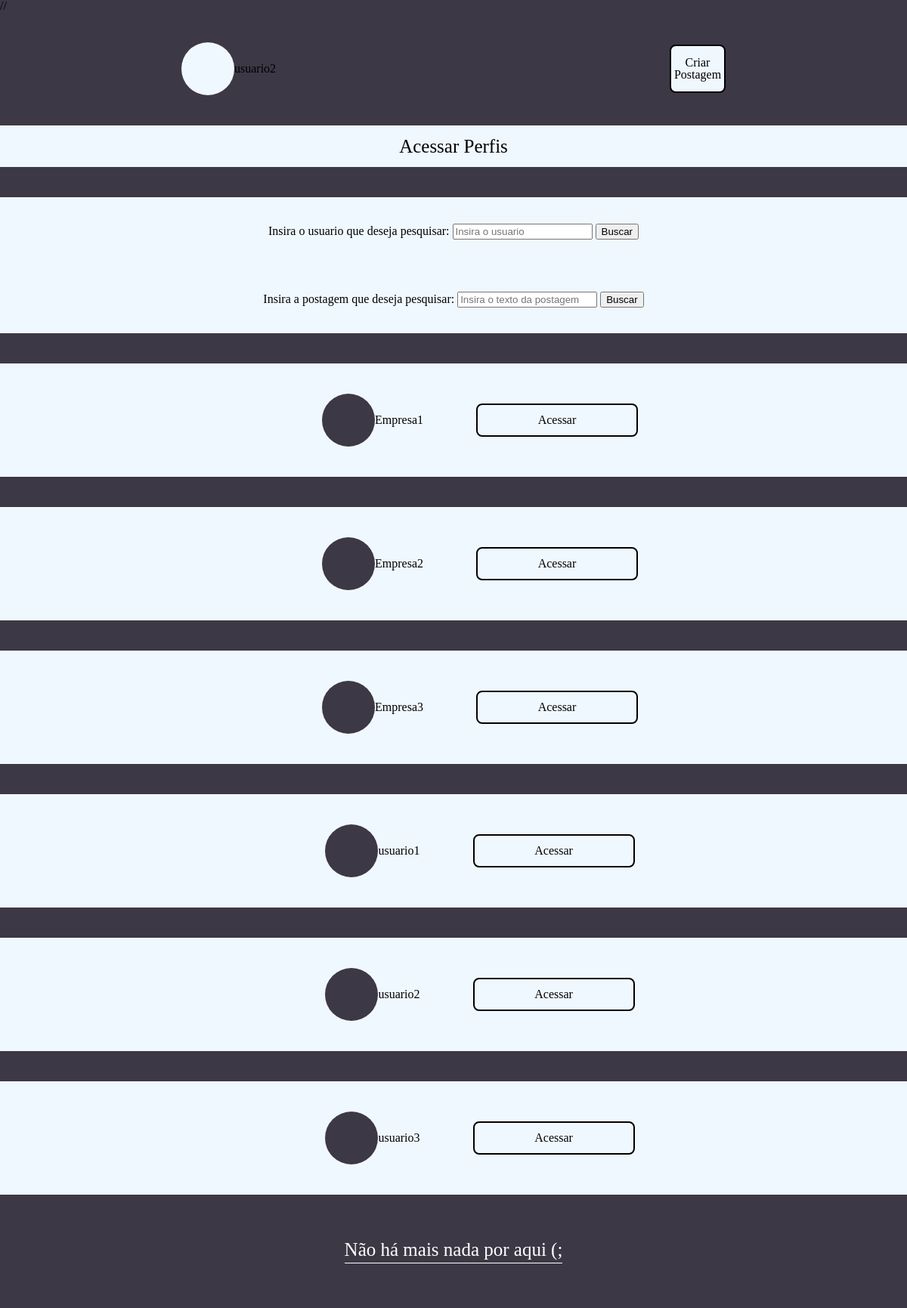
The app's page /homelogged.php (signed in) with its own data.
### tables this page shows
CREATE TABLE `profissional` (
  `idPerfPfk` int(11) NOT NULL,
  `nomeFantasia` varchar(255) NOT NULL,
  `dataCriacao` varchar(12) NOT NULL,
  `contato` varchar(255) NOT NULL
);

CREATE TABLE `perfil` (
  `idPerf` int(11) NOT NULL,
  `userName` varchar(255) NOT NULL,
  `senha` varchar(255) NOT NULL
);

CREATE TABLE `pessoal` (
  `idPerfPfk` int(11) NOT NULL,
  `nome` varchar(255) NOT NULL,
  `aniversario` varchar(12) NOT NULL,
  `descricao` varchar(255) NOT NULL
);

### classes/Perfil.class.php (called while the page is built, shortened)
<?php
class Perfil {
    private $idPerf;
    private $userName;
    public function __construct($userName = "", $senha = "") {
        $this->userName = $userName;
    }
    public function getUserName() {
        return $this->userName;
    }
    public function getId(){
        return $this->idPerf;
    }
    public function setId($id){
        $this->idPerf = $id;
    }
}
?>

### controlClasses/PerfilProfissionalControl.class.php (called while the page is built, shortened)
<?php
class PerfProfControl{
    private $conexao;
    public function __construct($baseDados) {
        $this->conexao = $baseDados;
    }
    public function listar() {
        $sql = "SELECT * FROM profissional";
        $result = $this->conexao->query($sql);
        $perfis = array();
        if ($result->num_rows > 0) {
            while ($row = $result->fetch_assoc()) {
                $perfis[] = $this->buscarPorId($row["idPerfPfk"]);
            }
        }
        return $perfis;
    }
    public function buscarPorId($id)
    {
        $sql = "SELECT * FROM perfil WHERE idPerf = $id";
        $result = $this->conexao->query($sql);
        $sql2 = "SELECT * FROM profissional WHERE idPerfPfk = $id";
        $result2 = $this->conexao->query($sql2);
        if ($result2->num_rows > 0) {
            $row = $result->fetch_assoc();
            $row2 = $result2->fetch_assoc();
            $perfil = new Profissional($row["userName"], $row["senha"], $row2["nomeFantasia"], $row2["dataCriacao"], $row2["contato"]);
            $perfil->setId($row["idPerf"]);
            return $perfil;
        } else {
            return null;
        }
    }
}
?>

### classes/Database.class.php (called while the page is built, shortened)
<?php
class Database
{
    private $host;
    private $username;
    private $password;
    private $database;
    private $connection;
    public function __construct($host, $username, $password, $database)
    {
        $this->host = $host;
        $this->username = $username;
        $this->password = $password;
        $this->database = $database;
    }
    private function connect()
    {
        $this->connection = new mysqli($this->host, $this->username, $this->password, $this->database);
    }
    public function query($sql)
    {
        return $this->connection->query($sql);
    }
}
?>

### funcoes/site.config.php (called while the page is built, shortened)
<?php
include __DIR__ . '../../classes/Database.class.php';
include __DIR__ . '../../controlClasses/PerfilPessoalControl.class.php';
include __DIR__ . '../../controlClasses/PerfilProfissionalControl.class.php';
$db = new Database("localhost", "root", "", "trab_inter");
$perfPessControl = new PerfPessControl($db);
$perfProfControl = new perfProfControl($db);
function recuperaObjPessoal(){
    global $perfPessControl;
    $array = $perfPessControl->listar();
    return $array;
}
function recuperaObjProfissional(){
    global $perfProfControl;
    $array = $perfProfControl->listar();
    return $array;
}
?>

### vetores.php (called while the page is built, shortened)
<?php
    include __DIR__ . './funcoes/site.funcoes.php';
    $perfisPessoais = recuperaObjPessoal();
    $perfisProfissionais = recuperaObjProfissional();
?>

### controlClasses/PerfilPessoalControl.class.php (called while the page is built, shortened)
<?php
class PerfPessControl{
    private $conexao;
    public function __construct($baseDados) {
        $this->conexao = $baseDados;
    }
    public function listar() {
        $sql = "SELECT * FROM pessoal";
        $result = $this->conexao->query($sql);
        $perfis = array();
        if ($result->num_rows > 0) {
            while ($row = $result->fetch_assoc()) {
                $perfilPessoal = $this->buscarPorId($row["idPerfPfk"]);
                if ($perfilPessoal !== null) {
                    $perfis[] = $perfilPessoal;
                }
            }
        }
        return $perfis;
    }
    public function buscarPorId($id)
    {
        $sql = "SELECT * FROM perfil WHERE idPerf = $id";
        $result = $this->conexao->query($sql);
        $sql2 = "SELECT * FROM pessoal WHERE idPerfPfk = $id";
        $result2 = $this->conexao->query($sql2);
        if ($result2->num_rows > 0) {
            $row = $result->fetch_assoc();
            $row2 = $result2->fetch_assoc();
            $perfil = new Pessoal($row["userName"], $row["senha"], $row2["nome"], $row2["aniversario"], $row2["descricao"]);
            $perfil->setId($row["idPerf"]);
            return $perfil;
        } else {
            return null;
        }
    }
}
?>

### funcoes/site.funcoes.php (the view, shortened to what this page needs)
<?php
include 'site.config.php';
function criaAutores($autores,$tipo=1){
    $strAutores = "";
    foreach($autores as $autor){
        $strAutores.=criaAutor($autor);
    }
    return $strAutores;
}
function criaAutor($autor){
    $id = $autor->getId();
    return '
    <div class="blank bkBlue"></div>
    <div class="flex h150 center bkWhite">
        <div class="perfil pd70">
        <iconify-icon class="flex center bkBlue icon" icon="solar:user-broken"></iconify-icon>
        <p>'.$autor->getUserName().'</p>
        </div>
        <p class="flex center bkWhite buttonInit pd70"><a href="perfil.php?id='.$id.'" class="limpar">Acessar</a></p>
    </div>
    ';
}
function criaHead($titulo,$styleArea){
    return '<!DOCTYPE html>
    <html lang="pt-br">
    <head>
        <meta charset="UTF-8">
        <meta name="viewport" content="width=device-width, initial-scale=1.0">
        <title>'.$titulo.'</title>
        '.$styleArea.'
    </head>
    <body class="bkBlue">';
}
function criaHeaderPrincipal($valor,$usuario = "",$id = ""){
    if($valor==1){
        return '<header class="bkBlue flex h150">
        <div class="cabecalho">
            <a href="selfPerfil.php" class="limpar">
            <div class="perfil">
            <iconify-icon class="flex center bkWhite icon" icon="solar:user-broken"></iconify-icon>
            </div>
            </a>
            <p class="flex center bkWhite buttonInit"><a href="actionsUsuario/logar/site.login.php" class="limpar">Entrar</a></p>
        </div>
    </header>
    <main>
    <div class="bkWhite"><p class="txtBlk pdTB15">Novas postagens</p></div>';
    }else if($valor==2){
        return '<header class="bkBlue flex h150">
        <div class="cabecalho">
            <a href="selfPerfil.php" class="limpar">
            <div class="perfil">
            <iconify-icon class="flex center bkWhite icon" icon="solar:user-broken"></iconify-icon>'.$usuario.'
            </div>
            </a>
            <p class="flex center bkWhite buttonInitMaior txtC"><a href="actionsPost/criarPost/criarPost.php" class="limpar">Criar Postagem <iconify-icon icon="basil:add-outline"></iconify-icon></a></p>
        </div>
    </header>
    <main>
    <div class="bkWhite"><p class="txtBlk pdTB15">Acessar Perfis</p></div>
    <div class="blank bkBlue"></div>';
    }else if($valor==3){
        return '<header class="bkBlue flex h250">
        <div class="cabecalho">
            <a href="selfPerfil.php" class="limpar">
            <div class="perfil">
            <iconify-icon class="flex center bkWhite icon" icon="solar:user-broken"></iconify-icon>'.$usuario.'
            </div>
            </a>
            <div class="inline">
            <p class="flex center bkWhite buttonInitMaior txtC"><a href="homelogged.php" class="limpar">Home</a></p>
            <p class="flex center bkWhite buttonInitMaior txtC"><a href="descricao.php?id='.$id.'" class="">Descrição</a></p>
            <p class="flex center bkWhite buttonInitMaior txtC"><a href="actionsUsuario/editPerfil/editPerfil.php" class="limpar">Editar Perfil</a></p>
            <p class="flex center bkWhite buttonInitMaior txtC"><a href="actionsUsuario/sair.php" class="limpar">LogOff</a></p>
            </div>
        </div>
    </header>
    <main>
    <div class="bkWhite"><p class="txtBlk pdTB15">Minhas postagens</p></div>';
    }else if($valor==4){
        return '<header class="bkBlue flex h150">
        <div class="cabecalho">
            <div class="perfil">
            <iconify-icon class="flex center bkWhite icon" icon="solar:user-broken"></iconify-icon>'.$usuario.'
            </div>
            <div class="inline">
            <p class="flex center bkWhite buttonInitMaior txtC"><a href="homelogged.php" class="limpar">Home</a></p>
            <p class="flex center bkWhite buttonInitMaior txtC"><a href="descricao.php?id='.$id.'" class="limpar">Descrição</a></p>
            </div>
        </div>
    </header>
    <main>
    <div class="bkWhite"><p class="txtBlk pdTB15">Postagens do Usuario</p></div>
    <div class="blank bkBlue"></div>';
    }else if($valor==5){
        return '<header class="bkBlue flex h150">
        <div class="cabecalho">
            <a href="selfPerfil.php" class="limpar">
            <div class="perfil">
            <iconify-icon class="flex center bkWhite icon" icon="solar:user-broken"></iconify-icon>'.$usuario.'
            </div>
            </a>
            <div class="inline">
            <p class="flex center bkWhite buttonInitMaior txtC"><a href="actionsPost/criarPost/criarPost.php" class="limpar">Criar Postagem <iconify-icon icon="basil:add-outline"></iconify-icon></a></p>
            <p class="flex center bkWhite buttonInitMaior txtC"><a href="homelogged.php" class="limpar">Home</a></p>
            </div>
        </div>
    </header>
    <main>
    <div class="bkWhite"><p class="txtBlk pdTB15">Acessar Perfis</p></div>
    <div class="blank bkBlue"></div>';
    }
}
function criaFooter($scriptArea = ""){
    return '</main>
            <footer class="flex center bkBlue h150">
                <p class="fim">Não há mais nada por aqui (;</p>
            </footer>'
            .$scriptArea.
            '</body>
            </html>';
}
function criaCampoPesquisa(){
    return '<div class = "flex center h90 bkWhite">
    <form action="pesquisar.php" method="post">
      <label for="user" class="form-label">Insira o usuario que deseja pesquisar:</label>
      <input type="text" class="form-control" required id="desc" name="user" placeholder="Insira o usuario">
    <button type="submit" class="btn btn-primary">Buscar</button>
  </form>
  </div>';
}
function criaPesquisaPost(){
    return '<div class = "flex center h90 bkWhite">
    <form action="pesquisarPost.php" method="post">
      <label for="post" class="form-label">Insira a postagem que deseja pesquisar:</label>
      <input type="text" class="form-control" required id="desc" name="post" placeholder="Insira o texto da postagem">
    <button type="submit" class="btn btn-primary">Buscar</button>
  </form>
  </div>';
}
?>

### css/style.css (style rules this page uses)
header { justify-content: center; }
.cabecalho { width: 60%; display: flex; justify-content: space-between; align-items: center; }
.bkBlue { background: #3D3845; }
.bkWhite { background: aliceblue; }
.flex { display: flex; }
.center { justify-content: center; align-items: center; }
.pd70 { padding-left: 70px; padding-right: 70px; }
.perfil { display: flex; align-items: center; }
.icon { border-radius: 360%; width: 70px; height: 70px; font-size: 50px; }
.buttonInit { height: 40px; width: 70px; border: black 2px solid; border-radius: 8px; }
.buttonInitMaior { height: 60px; width: 70px; border: black 2px solid; border-radius: 8px; }
.limpar { list-style: none; color: black; text-decoration: none; }
.h150 { height: 150px; }
.txtC { text-align: center; }
.fim { font-size: 25px; padding-bottom: 5px; color: white; border-bottom: white 1px solid; }
.txtBlk { text-align: center; color: black; font-size: 25px; }
.pdTB15 { padding-top: 15px; padding-bottom: 15px; }
.blank { height: 40px; }
.h90 { height: 90px; }

### records on screen
profissional: idPerfPfk.userName "Empresa1"
profissional: idPerfPfk.userName "Empresa2"
profissional: idPerfPfk.userName "Empresa3"
pessoal: idPerfPfk.userName "usuario1"
pessoal: idPerfPfk.userName "usuario2"
pessoal: idPerfPfk.userName "usuario3"

### other values on screen
$usuario "usuario2"
